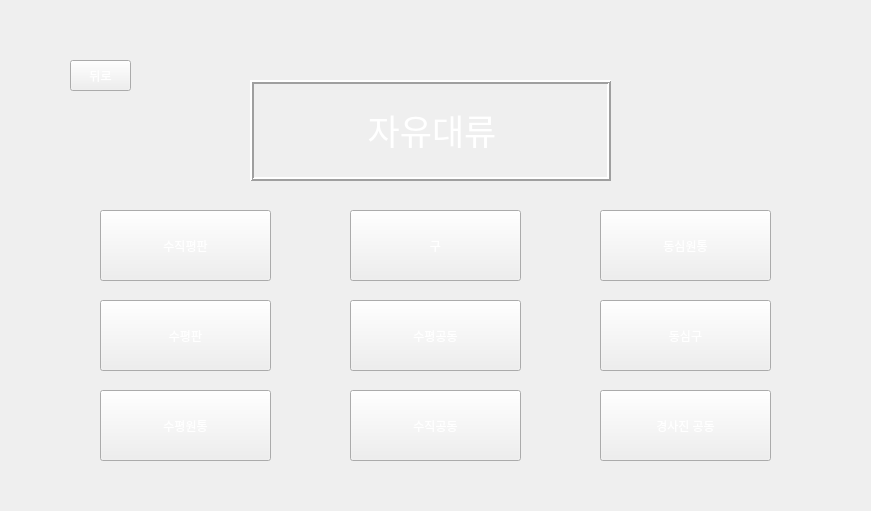
<?xml version="1.0" encoding="UTF-8"?>
<ui version="4.0">
 <class>Form</class>
 <widget class="QWidget" name="Form">
  <property name="geometry">
   <rect>
    <x>0</x>
    <y>0</y>
    <width>871</width>
    <height>511</height>
   </rect>
  </property>
  <property name="minimumSize">
   <size>
    <width>651</width>
    <height>381</height>
   </size>
  </property>
  <property name="maximumSize">
   <size>
    <width>871</width>
    <height>511</height>
   </size>
  </property>
  <property name="windowTitle">
   <string>Free Convection</string>
  </property>
  <property name="styleSheet">
   <string notr="true">background-image: url(:/background/하얀거.png);</string>
  </property>
  <widget class="QPushButton" name="pushButton">
   <property name="geometry">
    <rect>
     <x>100</x>
     <y>210</y>
     <width>171</width>
     <height>71</height>
    </rect>
   </property>
   <property name="toolTip">
    <string>수직평판에서의 Nusselt Number를 구합니다</string>
   </property>
   <property name="toolTipDuration">
    <number>5000</number>
   </property>
   <property name="styleSheet">
    <string notr="true">QPushButton {
color: qlineargradient(spread:pad, x1:0, y1:1, x2:1, y2:0, stop:0 rgba(255, 255, 255, 255), stop:1 rgba(255, 255, 255, 255));
background-image: url(:/background/버튼2.png);
font: 20pt &quot;맑은 고딕&quot;;
}
QPushButton:hover{
border-image: url(:/background/버튼클릭2.png);
}</string>
   </property>
   <property name="text">
    <string>수직평판</string>
   </property>
  </widget>
  <widget class="QPushButton" name="pushButton_2">
   <property name="geometry">
    <rect>
     <x>100</x>
     <y>300</y>
     <width>171</width>
     <height>71</height>
    </rect>
   </property>
   <property name="toolTip">
    <string>수평판에서의 Nusselt Number를 구합니다</string>
   </property>
   <property name="toolTipDuration">
    <number>5000</number>
   </property>
   <property name="styleSheet">
    <string notr="true">QPushButton {
color: qlineargradient(spread:pad, x1:0, y1:1, x2:1, y2:0, stop:0 rgba(255, 255, 255, 255), stop:1 rgba(255, 255, 255, 255));
background-image: url(:/background/버튼2.png);
font: 20pt &quot;맑은 고딕&quot;;
}
QPushButton:hover{
border-image: url(:/background/버튼클릭2.png);
}</string>
   </property>
   <property name="text">
    <string>수평판</string>
   </property>
  </widget>
  <widget class="QPushButton" name="pushButton_3">
   <property name="geometry">
    <rect>
     <x>100</x>
     <y>390</y>
     <width>171</width>
     <height>71</height>
    </rect>
   </property>
   <property name="toolTip">
    <string>수평원통에서의 Nusselt Number를 구합니다</string>
   </property>
   <property name="toolTipDuration">
    <number>5000</number>
   </property>
   <property name="styleSheet">
    <string notr="true">QPushButton {
color: qlineargradient(spread:pad, x1:0, y1:1, x2:1, y2:0, stop:0 rgba(255, 255, 255, 255), stop:1 rgba(255, 255, 255, 255));
background-image: url(:/background/버튼2.png);
font: 20pt &quot;맑은 고딕&quot;;
}
QPushButton:hover{
border-image: url(:/background/버튼클릭2.png);
}</string>
   </property>
   <property name="text">
    <string>수평원통</string>
   </property>
  </widget>
  <widget class="QPushButton" name="pushButton_4">
   <property name="geometry">
    <rect>
     <x>350</x>
     <y>210</y>
     <width>171</width>
     <height>71</height>
    </rect>
   </property>
   <property name="toolTip">
    <string>구에서의 Nusselt Number를 구합니다</string>
   </property>
   <property name="toolTipDuration">
    <number>5000</number>
   </property>
   <property name="styleSheet">
    <string notr="true">QPushButton {
color: qlineargradient(spread:pad, x1:0, y1:1, x2:1, y2:0, stop:0 rgba(255, 255, 255, 255), stop:1 rgba(255, 255, 255, 255));
background-image: url(:/background/버튼2.png);
font: 20pt &quot;맑은 고딕&quot;;
}
QPushButton:hover{
border-image: url(:/background/버튼클릭2.png);
}</string>
   </property>
   <property name="text">
    <string>구</string>
   </property>
  </widget>
  <widget class="QPushButton" name="pushButton_5">
   <property name="geometry">
    <rect>
     <x>350</x>
     <y>300</y>
     <width>171</width>
     <height>71</height>
    </rect>
   </property>
   <property name="toolTip">
    <string>수평공동에서의 Nusselt Number를 구합니다</string>
   </property>
   <property name="toolTipDuration">
    <number>5000</number>
   </property>
   <property name="styleSheet">
    <string notr="true">QPushButton {
color: qlineargradient(spread:pad, x1:0, y1:1, x2:1, y2:0, stop:0 rgba(255, 255, 255, 255), stop:1 rgba(255, 255, 255, 255));
background-image: url(:/background/버튼2.png);
font: 20pt &quot;맑은 고딕&quot;;
}
QPushButton:hover{
border-image: url(:/background/버튼클릭2.png);
}</string>
   </property>
   <property name="text">
    <string>수평공동</string>
   </property>
  </widget>
  <widget class="QPushButton" name="pushButton_6">
   <property name="geometry">
    <rect>
     <x>70</x>
     <y>60</y>
     <width>61</width>
     <height>31</height>
    </rect>
   </property>
   <property name="styleSheet">
    <string notr="true">QPushButton {
color: qlineargradient(spread:pad, x1:0, y1:1, x2:1, y2:0, stop:0 rgba(255, 255, 255, 255), stop:1 rgba(255, 255, 255, 255));
background-image: url(:/background/버튼2.png);
font: 14pt &quot;맑은 고딕&quot;;
}
QPushButton:hover{
border-image: url(:/background/버튼클릭2.png);
}</string>
   </property>
   <property name="text">
    <string>뒤로</string>
   </property>
  </widget>
  <widget class="QPushButton" name="pushButton_7">
   <property name="geometry">
    <rect>
     <x>350</x>
     <y>390</y>
     <width>171</width>
     <height>71</height>
    </rect>
   </property>
   <property name="toolTip">
    <string>수직공동에서의 Nusselt Number를 구합니다</string>
   </property>
   <property name="toolTipDuration">
    <number>5000</number>
   </property>
   <property name="styleSheet">
    <string notr="true">QPushButton {
color: qlineargradient(spread:pad, x1:0, y1:1, x2:1, y2:0, stop:0 rgba(255, 255, 255, 255), stop:1 rgba(255, 255, 255, 255));
background-image: url(:/background/버튼2.png);
font: 20pt &quot;맑은 고딕&quot;;
}
QPushButton:hover{
border-image: url(:/background/버튼클릭2.png);
}</string>
   </property>
   <property name="text">
    <string>수직공동</string>
   </property>
  </widget>
  <widget class="QPushButton" name="pushButton_8">
   <property name="geometry">
    <rect>
     <x>600</x>
     <y>210</y>
     <width>171</width>
     <height>71</height>
    </rect>
   </property>
   <property name="toolTip">
    <string>동심원통에서의 Nusselt Number를 구합니다</string>
   </property>
   <property name="toolTipDuration">
    <number>5000</number>
   </property>
   <property name="styleSheet">
    <string notr="true">QPushButton {
color: qlineargradient(spread:pad, x1:0, y1:1, x2:1, y2:0, stop:0 rgba(255, 255, 255, 255), stop:1 rgba(255, 255, 255, 255));
background-image: url(:/background/버튼2.png);
font: 20pt &quot;맑은 고딕&quot;;
}
QPushButton:hover{
border-image: url(:/background/버튼클릭2.png);
}</string>
   </property>
   <property name="text">
    <string>동심원통</string>
   </property>
  </widget>
  <widget class="QPushButton" name="pushButton_9">
   <property name="geometry">
    <rect>
     <x>600</x>
     <y>300</y>
     <width>171</width>
     <height>71</height>
    </rect>
   </property>
   <property name="toolTip">
    <string>동심구에서의 Nusselt Number를 구합니다</string>
   </property>
   <property name="toolTipDuration">
    <number>5000</number>
   </property>
   <property name="styleSheet">
    <string notr="true">QPushButton {
color: qlineargradient(spread:pad, x1:0, y1:1, x2:1, y2:0, stop:0 rgba(255, 255, 255, 255), stop:1 rgba(255, 255, 255, 255));
background-image: url(:/background/버튼2.png);
font: 20pt &quot;맑은 고딕&quot;;
}
QPushButton:hover{
border-image: url(:/background/버튼클릭2.png);
}</string>
   </property>
   <property name="text">
    <string>동심구</string>
   </property>
  </widget>
  <widget class="QPushButton" name="pushButton_10">
   <property name="geometry">
    <rect>
     <x>600</x>
     <y>390</y>
     <width>171</width>
     <height>71</height>
    </rect>
   </property>
   <property name="toolTip">
    <string>경사진 공동에서의 Nusselt Number를 구합니다</string>
   </property>
   <property name="toolTipDuration">
    <number>5000</number>
   </property>
   <property name="styleSheet">
    <string notr="true">QPushButton {
color: qlineargradient(spread:pad, x1:0, y1:1, x2:1, y2:0, stop:0 rgba(255, 255, 255, 255), stop:1 rgba(255, 255, 255, 255));
background-image: url(:/background/버튼2.png);
font: 20pt &quot;맑은 고딕&quot;;
}
QPushButton:hover{
border-image: url(:/background/버튼클릭2.png);
}</string>
   </property>
   <property name="text">
    <string>경사진 공동</string>
   </property>
  </widget>
  <widget class="QLabel" name="label_9">
   <property name="geometry">
    <rect>
     <x>0</x>
     <y>0</y>
     <width>871</width>
     <height>511</height>
    </rect>
   </property>
   <property name="minimumSize">
    <size>
     <width>581</width>
     <height>341</height>
    </size>
   </property>
   <property name="maximumSize">
    <size>
     <width>11111</width>
     <height>11111</height>
    </size>
   </property>
   <property name="styleSheet">
    <string notr="true">image: url(:/background/배경2.png);</string>
   </property>
   <property name="text">
    <string/>
   </property>
  </widget>
  <widget class="QLabel" name="label_13">
   <property name="geometry">
    <rect>
     <x>250</x>
     <y>80</y>
     <width>361</width>
     <height>101</height>
    </rect>
   </property>
   <property name="styleSheet">
    <string notr="true">font: 10pt &quot;맑은 고딕&quot;;
color: rgb(255, 255, 255);
background-image: url(:/background/버튼2.png);</string>
   </property>
   <property name="frameShape">
    <enum>QFrame::Box</enum>
   </property>
   <property name="frameShadow">
    <enum>QFrame::Raised</enum>
   </property>
   <property name="lineWidth">
    <number>2</number>
   </property>
   <property name="text">
    <string>&lt;!DOCTYPE HTML PUBLIC &quot;-//W3C//DTD HTML 4.0//EN&quot; &quot;http://www.w3.org/TR/REC-html40/strict.dtd&quot;&gt;
&lt;html&gt;&lt;head&gt;&lt;meta name=&quot;qrichtext&quot; content=&quot;1&quot; /&gt;&lt;style type=&quot;text/css&quot;&gt;
p, li { white-space: pre-wrap; }
&lt;/style&gt;&lt;/head&gt;&lt;body style=&quot; font-family:'맑은 고딕'; font-size:10pt; font-weight:400; font-style:normal;&quot;&gt;
&lt;p align=&quot;center&quot; style=&quot; margin-top:12px; margin-bottom:12px; margin-left:0px; margin-right:0px; -qt-block-indent:0; text-indent:0px;&quot;&gt;&lt;span style=&quot; font-size:26pt;&quot;&gt;자유대류&lt;/span&gt;&lt;/p&gt;&lt;/body&gt;&lt;/html&gt;</string>
   </property>
   <property name="buddy">
    <cstring>pushButton</cstring>
   </property>
  </widget>
  <zorder>label_9</zorder>
  <zorder>pushButton</zorder>
  <zorder>pushButton_2</zorder>
  <zorder>pushButton_3</zorder>
  <zorder>pushButton_4</zorder>
  <zorder>pushButton_5</zorder>
  <zorder>pushButton_6</zorder>
  <zorder>pushButton_7</zorder>
  <zorder>pushButton_8</zorder>
  <zorder>pushButton_9</zorder>
  <zorder>pushButton_10</zorder>
  <zorder>label_13</zorder>
 </widget>
 <resources>
  <include location="../resource/resources.qrc"/>
 </resources>
 <connections/>
</ui>
